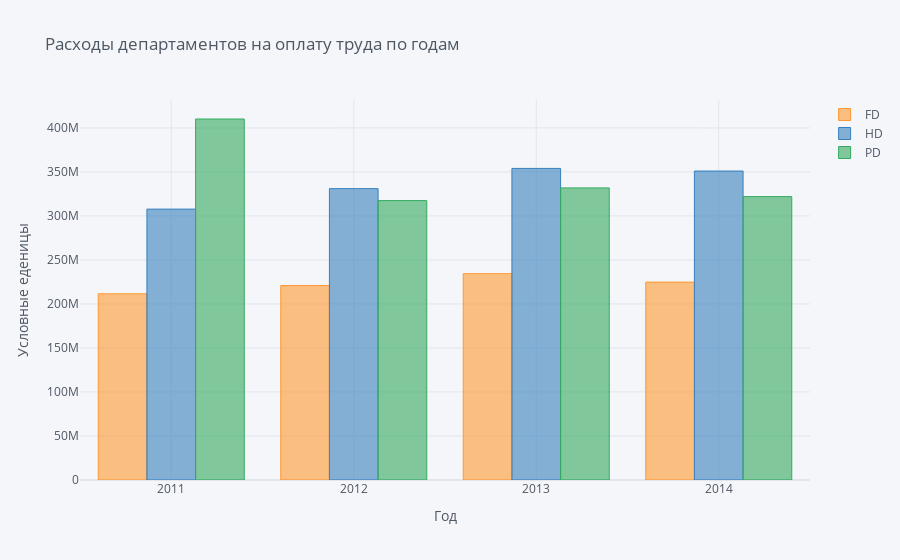

This figure's notebook cell:
### Markdown cell above
# Задание 3.

### Code cell
#расходы департаментов на оплату труда по годам
dep = data.pivot_table(index='Year', values = 'TotalPay', columns='flag', aggfunc='sum' )
dep.iplot(kind = 'bar', title="Расходы департаментов на оплату труда по годам", 
                                                                         xaxis_title="Год",
                                                                         yaxis_title="Условные еденицы")

### Figure 1 — Plotly figure (JSON) as saved in the notebook; plotly's stock layout.template omitted (floating-point values rounded to 4 significant figures)
{"data": [{"marker": {"color": "rgba(255, 153, 51, 0.6)", "line": {"color": "rgba(255, 153, 51, 1.0)", "width": 1}}, "name": "FD", "orientation": "v", "text": "", "type": "bar", "x": [2011, 2012, 2013, 2014], "y": [211600000.0, 221000000.0, 234400000.0, 224800000.0]}, {"marker": {"color": "rgba(55, 128, 191, 0.6)", "line": {"color": "rgba(55, 128, 191, 1.0)", "width": 1}}, "name": "HD", "orientation": "v", "text": "", "type": "bar", "x": [2011, 2012, 2013, 2014], "y": [307800000.0, 331000000.0, 354000000.0, 351000000.0]}, {"marker": {"color": "rgba(50, 171, 96, 0.6)", "line": {"color": "rgba(50, 171, 96, 1.0)", "width": 1}}, "name": "PD", "orientation": "v", "text": "", "type": "bar", "x": [2011, 2012, 2013, 2014], "y": [410100000.0, 317400000.0, 331800000.0, 322000000.0]}], "layout": {"legend": {"bgcolor": "#F5F6F9", "font": {"color": "#4D5663"}}, "paper_bgcolor": "#F5F6F9", "plot_bgcolor": "#F5F6F9", "title": {"font": {"color": "#4D5663"}, "text": "Расходы департаментов на оплату труда по годам"}, "xaxis": {"gridcolor": "#E1E5ED", "showgrid": true, "tickfont": {"color": "#4D5663"}, "title": {"font": {"color": "#4D5663"}, "text": "Год"}, "zerolinecolor": "#E1E5ED"}, "yaxis": {"gridcolor": "#E1E5ED", "showgrid": true, "tickfont": {"color": "#4D5663"}, "title": {"font": {"color": "#4D5663"}, "text": "Условные еденицы"}, "zerolinecolor": "#E1E5ED"}}}
